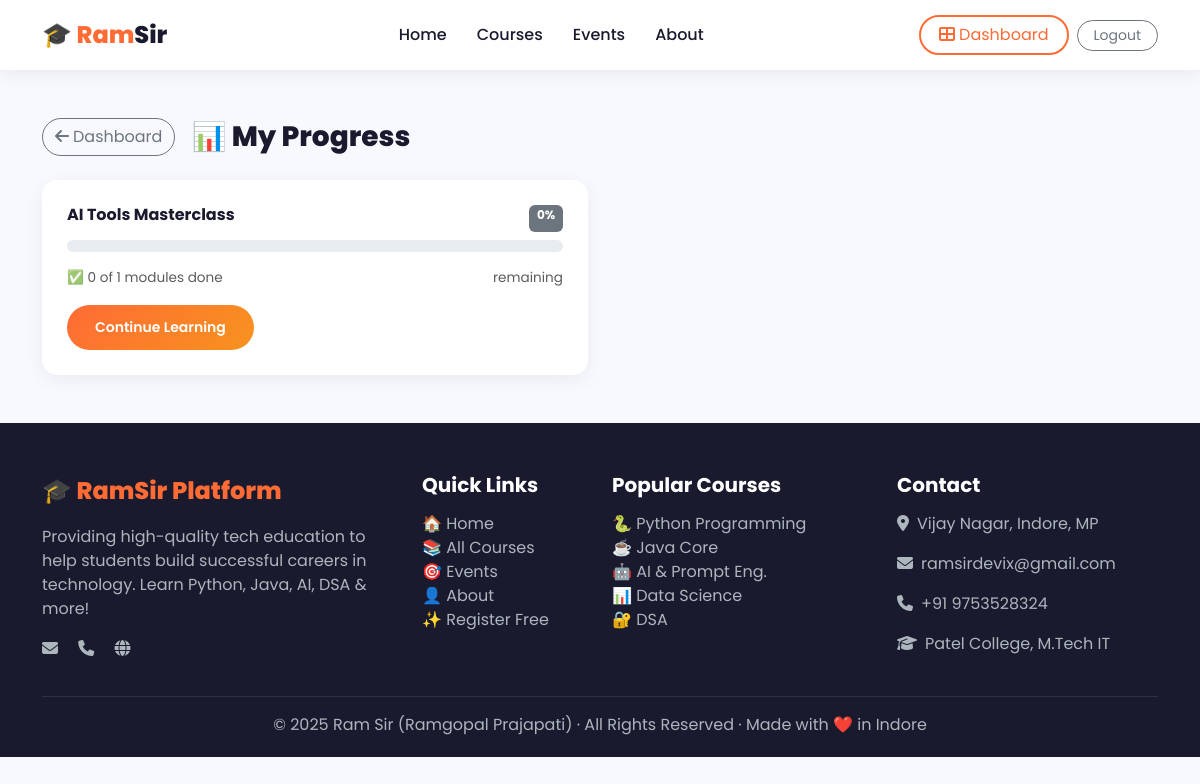
/dashboard/progress/ (signed in), run on the app's committed database.
### courses/models.py (models this page shows, shortened)
class Enrollment(models.Model):
    STATUS_CHOICES = [
        ('active', 'Active'),
        ('completed', 'Completed'),
        ('cancelled', 'Cancelled'),
    ]
    user = models.ForeignKey(User, on_delete=models.CASCADE, related_name='enrollments')
    course = models.ForeignKey(Course, on_delete=models.CASCADE, related_name='enrollments')
    enrolled_at = models.DateTimeField(auto_now_add=True)
    status = models.CharField(max_length=15, choices=STATUS_CHOICES, default='active')
    is_paid = models.BooleanField(default=False)
    amount_paid = models.DecimalField(max_digits=8, decimal_places=2, default=0.00)
    class Meta:
        unique_together = ['user', 'course']
    def progress_percentage(self):
        total = self.course.total_modules()
        if total == 0:
            return 0
        completed = ModuleProgress.objects.filter(
            user=self.user,
            module__course=self.course,
            completed=True
        ).count()
        return int((completed / total) * 100)
    def completed_modules_count(self):
        return ModuleProgress.objects.filter(
            user=self.user,
            module__course=self.course,
            completed=True
        ).count()

class Course(models.Model):
    LEVEL_CHOICES = [
        ('beginner', 'Beginner'),
        ('intermediate', 'Intermediate'),
        ('advanced', 'Advanced'),
        ('all', 'All Levels'),
    ]
    TYPE_CHOICES = [
        ('free', 'Free'),
        ('paid', 'Paid'),
    ]
    title = models.CharField(max_length=200)
    slug = models.SlugField(unique=True, blank=True)
    category = models.ForeignKey(Category, on_delete=models.SET_NULL, null=True)
    description = models.TextField()
    short_description = models.CharField(max_length=300)
    thumbnail = models.ImageField(upload_to='course_thumbnails/', blank=True, null=True)
    thumbnail_url = models.URLField(blank=True, help_text="Or paste image URL here")
    course_type = models.CharField(max_length=10, choices=TYPE_CHOICES, default='free')
    price = models.DecimalField(max_digits=8, decimal_places=2, default=0.00)
    level = models.CharField(max_length=15, choices=LEVEL_CHOICES, default='all')
    duration = models.CharField(max_length=50, blank=True, help_text="e.g. 20 hours")
    instructor_name = models.CharField(max_length=100, default='Ram Sir (Ramgopal Prajapati)')
    instructor_bio = models.TextField(blank=True)
    is_featured = models.BooleanField(default=False)
    is_active = models.BooleanField(default=True)
    students_count = models.IntegerField(default=0)
    rating = models.DecimalField(max_digits=3, decimal_places=1, default=4.9)
    what_you_learn = models.TextField(blank=True, help_text="One point per line")
    requirements = models.TextField(blank=True, help_text="One requirement per line")
    created_at = models.DateTimeField(auto_now_add=True)
    updated_at = models.DateTimeField(auto_now=True)
    class Meta:
        ordering = ['-is_featured', '-created_at']
    def total_modules(self):
        return self.modules.filter(is_active=True).count()

### courses/views.py (the view)
# urls.py: path('dashboard/progress/', course_views.my_progress, name='my_progress'),
@login_required
def my_progress(request):
    enrollments = Enrollment.objects.filter(user=request.user, status__in=['active', 'completed'])
    progress_data = []
    for enrollment in enrollments:
        total = enrollment.course.total_modules()
        completed = enrollment.completed_modules_count()
        progress_data.append({
            'enrollment': enrollment,
            'total': total,
            'completed': completed,
            'percentage': enrollment.progress_percentage(),
        })
    return render(request, 'dashboard/progress.html', {'progress_data': progress_data})

### templates/dashboard/progress.html (shortened to what this page needs)
{% extends 'base.html' %}
{% block content %}
<div class="container py-5">
    <div class="d-flex gap-3 align-items-center mb-4">
        <a href="/dashboard/" class="btn btn-outline-secondary rounded-pill"><i class="fas fa-arrow-left me-1"></i>Dashboard</a>
        <h3 style="font-weight:800;margin:0">📊 My Progress</h3>
    </div>
    {% if progress_data %}
    <div class="row g-4">
        {% for item in progress_data %}
        <div class="col-lg-6">
            <div style="background:white;border-radius:15px;padding:25px;box-shadow:0 5px 20px rgba(0,0,0,0.06)">
                <div class="d-flex justify-content-between mb-2">
                    <h6 style="font-weight:700">{{ item.enrollment.course.title }}</h6>
                    <span class="badge {% if item.percentage == 100 %}bg-success{% elif item.percentage > 50 %}bg-primary{% else %}bg-secondary{% endif %}">{{ item.percentage }}%</span>
                </div>
                <div class="progress mb-3" style="height:12px">
                </div>
                <div class="d-flex justify-content-between text-muted" style="font-size:0.85rem">
                    <span>✅ {{ item.completed }} of {{ item.total }} modules done</span>
                    {% if item.percentage == 100 %}
                    <span style="color:#28a745;font-weight:600">🎉 Completed!</span>
                    {% else %}
                    <span>{{ item.total|add:"-"|add:item.completed|floatformat:0 }} remaining</span>
                    {% endif %}
                </div>
                <a href="/courses/{{ item.enrollment.course.slug }}/" class="btn btn-sm btn-primary-custom mt-3">Continue Learning</a>
            </div>
        </div>
        {% endfor %}
    </div>
    {% else %}
    <div class="text-center py-5" style="background:white;border-radius:20px">
        <div style="font-size:4rem">📈</div>
        <h4 class="mt-3">Start learning to see progress!</h4>
        <a href="/courses/" class="btn btn-primary-custom mt-3">Browse Free Courses</a>
    </div>
    {% endif %}
</div>
{% endblock %}

### static/css/main.css (style rules this page uses)
html { scroll-behavior: smooth; }

### templates/base.html (style rules this page uses)
:root { --primary: #ff6b35; --primary-dark: #e55a24; --secondary: #1a1a2e; --accent: #4361ee; --success: #2ec4b6; --text-dark: #1a1a2e; --text-light: #6c757d; --bg-light: #f8f9ff; --card-bg: #ffffff; --gradient: linear-gradient(135deg, #ff6b35, #f7931e); --gradient2: linear-gradient(135deg, #4361ee, #7209b7); }
* { margin: 0; padding: 0; box-sizing: border-box; }
body { font-family: 'Poppins', sans-serif; background: var(--bg-light); color: var(--text-dark); }
.btn-primary-custom { background: var(--gradient); border: none; color: white; padding: 12px 28px; border-radius: 30px; font-weight: 600; transition: all 0.3s; }
.progress { height: 8px; border-radius: 10px; background: #e9ecef; }

### data on the page
Enrollment: enrollment.course "AI Tools Masterclass", percentage "0", completed "0", total "1"
